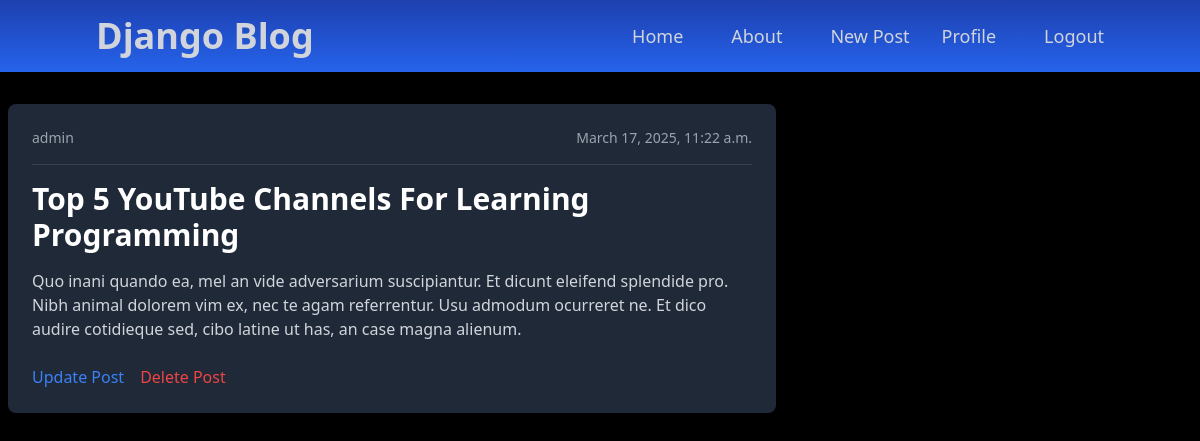
Screenshot of /user_post/35 (signed in) with the database file from the repository.
### blog_app/models.py (models this page shows, shortened)
class Post(models.Model):
    id = models.AutoField(primary_key=True)
    title = models.CharField(max_length=200)
    content = models.TextField(null=True, blank=True)
    user = models.ForeignKey(User, on_delete=models.CASCADE)
    date_posted = models.DateTimeField(default=timezone.now)

### blog_app/views.py (the view)
# urls.py: path("user_post/<int:pk>", views.PostDetailView.as_view(), name='reading_post_page'),
class PostDetailView(DetailView):
    model = Post
    context_object_name = 'specific_post'
    template_name = 'blog_app/specific_post.html'

### blog_app/templates/blog_app/specific_post.html
{% extends "blog_app/base.html" %}
{% block content %}
<div class="container mx-auto max-w-3xl text-white p-6 bg-gray-800 rounded-lg shadow-lg mt-8 sm:mx-2">
    <div class="flex justify-between items-center mb-4">
        <p class="text-sm text-gray-400">{{specific_post.user}}</p>
        <p class="text-sm text-gray-400">{{specific_post.date_posted}}</p>
    </div>
    <div class="border-b border-gray-700 mb-4"></div>
    <h1 class="text-3xl font-bold mb-4">{{specific_post.title}}</h1>
    <p class="text-gray-300 mb-6">{{specific_post.content}}</p>
    {% if object.user == user%}
        <div class="flex space-x-4">
            <a href="{% url 'updating_post_page' pk=specific_post.id %}" class="text-blue-500 hover:underline">Update Post</a>
            <a href="{% url 'delete_post_page' pk=specific_post.id %}" class="text-red-500 hover:underline">Delete Post</a>
        </div>
    {% endif %}
</div>
{% endblock content %}

### rows the page displays
Post: user "admin", date_posted "March 17, 2025, 11:22 a.m.", title "Top 5 YouTube Channels For Learning Programming", content "Quo inani quando ea, mel an vide adversarium suscipiantur. Et dicunt eleifend splendide pro. Nibh animal dolorem vim ex, nec te agam referrentur. Usu admodum ocurreret ne. Et dico audire cotidieque sed, cibo latine ut has, an case magna alienum."
